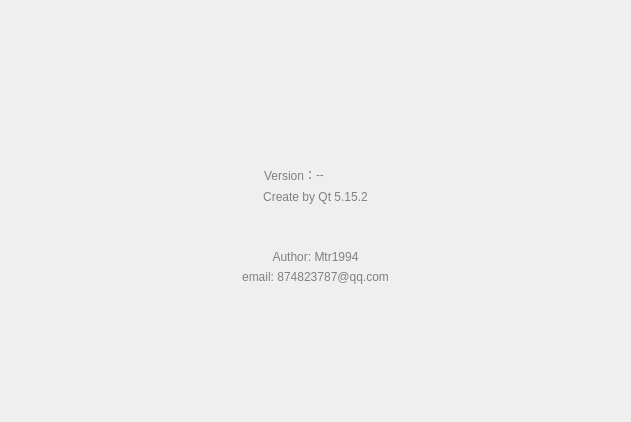
<?xml version="1.0" encoding="UTF-8"?>
<ui version="4.0">
 <class>WidgetVersionContent</class>
 <widget class="QWidget" name="WidgetVersionContent">
  <property name="geometry">
   <rect>
    <x>0</x>
    <y>0</y>
    <width>631</width>
    <height>422</height>
   </rect>
  </property>
  <property name="windowTitle">
   <string>Form</string>
  </property>
  <layout class="QGridLayout" name="gridLayout_2">
   <property name="bottomMargin">
    <number>9</number>
   </property>
   <item row="1" column="1">
    <layout class="QHBoxLayout" name="horizontalLayout_2">
     <item>
      <spacer name="horizontalSpacer_3">
       <property name="orientation">
        <enum>Qt::Horizontal</enum>
       </property>
       <property name="sizeHint" stdset="0">
        <size>
         <width>40</width>
         <height>20</height>
        </size>
       </property>
      </spacer>
     </item>
     <item>
      <widget class="QLabel" name="label_4">
       <property name="styleSheet">
        <string notr="true">border-image: url(:/Resource/image/header.svg);
min-height: 6em;
min-width: 6em;
border-radius: 0.3em;</string>
       </property>
       <property name="text">
        <string/>
       </property>
      </widget>
     </item>
     <item>
      <spacer name="horizontalSpacer_4">
       <property name="orientation">
        <enum>Qt::Horizontal</enum>
       </property>
       <property name="sizeHint" stdset="0">
        <size>
         <width>40</width>
         <height>20</height>
        </size>
       </property>
      </spacer>
     </item>
    </layout>
   </item>
   <item row="2" column="1">
    <spacer name="verticalSpacer_2">
     <property name="orientation">
      <enum>Qt::Vertical</enum>
     </property>
     <property name="sizeType">
      <enum>QSizePolicy::Preferred</enum>
     </property>
     <property name="sizeHint" stdset="0">
      <size>
       <width>20</width>
       <height>40</height>
      </size>
     </property>
    </spacer>
   </item>
   <item row="5" column="1">
    <spacer name="verticalSpacer_4">
     <property name="orientation">
      <enum>Qt::Vertical</enum>
     </property>
     <property name="sizeHint" stdset="0">
      <size>
       <width>20</width>
       <height>40</height>
      </size>
     </property>
    </spacer>
   </item>
   <item row="4" column="2">
    <spacer name="horizontalSpacer_2">
     <property name="orientation">
      <enum>Qt::Horizontal</enum>
     </property>
     <property name="sizeHint" stdset="0">
      <size>
       <width>40</width>
       <height>20</height>
      </size>
     </property>
    </spacer>
   </item>
   <item row="0" column="1">
    <spacer name="verticalSpacer_3">
     <property name="orientation">
      <enum>Qt::Vertical</enum>
     </property>
     <property name="sizeType">
      <enum>QSizePolicy::Preferred</enum>
     </property>
     <property name="sizeHint" stdset="0">
      <size>
       <width>20</width>
       <height>80</height>
      </size>
     </property>
    </spacer>
   </item>
   <item row="4" column="1">
    <widget class="QWidget" name="widgetAbout" native="true">
     <property name="styleSheet">
      <string notr="true">font: 10pt &quot;华文楷体&quot;;
color: gray;</string>
     </property>
     <property name="background" stdset="0">
      <bool>true</bool>
     </property>
     <layout class="QGridLayout" name="gridLayout">
      <item row="4" column="0">
       <widget class="QLabel" name="label_3">
        <property name="styleSheet">
         <string notr="true"/>
        </property>
        <property name="text">
         <string>email: 874823787@qq.com</string>
        </property>
        <property name="alignment">
         <set>Qt::AlignCenter</set>
        </property>
       </widget>
      </item>
      <item row="2" column="0">
       <spacer name="verticalSpacer">
        <property name="orientation">
         <enum>Qt::Vertical</enum>
        </property>
        <property name="sizeType">
         <enum>QSizePolicy::Preferred</enum>
        </property>
        <property name="sizeHint" stdset="0">
         <size>
          <width>20</width>
          <height>40</height>
         </size>
        </property>
       </spacer>
      </item>
      <item row="3" column="0">
       <widget class="QLabel" name="label_2">
        <property name="styleSheet">
         <string notr="true"/>
        </property>
        <property name="text">
         <string>Author: Mtr1994</string>
        </property>
        <property name="alignment">
         <set>Qt::AlignCenter</set>
        </property>
       </widget>
      </item>
      <item row="0" column="0">
       <layout class="QHBoxLayout" name="horizontalLayout">
        <property name="spacing">
         <number>0</number>
        </property>
        <item>
         <widget class="QLabel" name="label">
          <property name="styleSheet">
           <string notr="true"/>
          </property>
          <property name="text">
           <string>Version：</string>
          </property>
          <property name="alignment">
           <set>Qt::AlignRight|Qt::AlignTrailing|Qt::AlignVCenter</set>
          </property>
         </widget>
        </item>
        <item>
         <widget class="QLabel" name="lbVersion">
          <property name="styleSheet">
           <string notr="true"/>
          </property>
          <property name="text">
           <string>--</string>
          </property>
          <property name="alignment">
           <set>Qt::AlignLeading|Qt::AlignLeft|Qt::AlignVCenter</set>
          </property>
         </widget>
        </item>
       </layout>
      </item>
      <item row="1" column="0">
       <widget class="QLabel" name="label_5">
        <property name="styleSheet">
         <string notr="true">font: 10pt &quot;华文楷体&quot;;
color: gray;</string>
        </property>
        <property name="text">
         <string>Create by Qt 5.15.2</string>
        </property>
        <property name="alignment">
         <set>Qt::AlignCenter</set>
        </property>
       </widget>
      </item>
     </layout>
    </widget>
   </item>
   <item row="4" column="0">
    <spacer name="horizontalSpacer">
     <property name="orientation">
      <enum>Qt::Horizontal</enum>
     </property>
     <property name="sizeHint" stdset="0">
      <size>
       <width>40</width>
       <height>20</height>
      </size>
     </property>
    </spacer>
   </item>
  </layout>
 </widget>
 <resources/>
 <connections/>
</ui>
